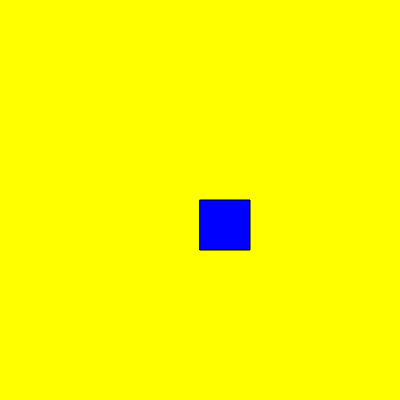
Frame 1 (no input)
Frame 60 (no input): identical to frame 1, image omitted
Frame 120 (the mouse pressed at the canvas centre since frame 60): identical to frame 1, image omitted

The p5.js sketch that drew this single still picture (run headless with seeded random() and noise() and a simulated clock; from frame 60 on, the mouse is pressed at the canvas centre):

// p5.js sketch
// ── sketch.js
function setup() {
  createCanvas(400, 400);

}

function draw() {
  background("Yellow");
  fill("Blue")
  rect(200,200,50,50)
}
